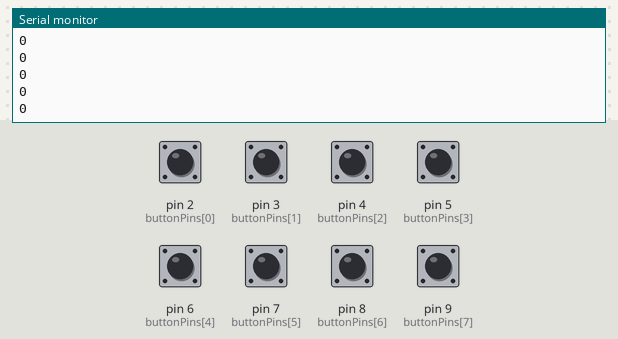
Bench run of a sketch on a simulated Arduino Uno, built with avr-gcc and run on an emulated ATmega328P. On the bench: the last lines printed to the serial monitor. Inputs (shaded band) come from the test bench; at power-on: pin 2 (buttonPins[0]), pin 3 (buttonPins[1]), pin 4 (buttonPins[2]), pin 5 (buttonPins[3]), pin 6 (buttonPins[4]), pin 7 (buttonPins[5]), pin 8 (buttonPins[6]), pin 9 (buttonPins[7]) HIGH. No radio packets arrive unless stated.

Above: at 2.2 s.
2.3 s: pin 2 (buttonPins[0]) pulled LOW for 0.15 s
At 2.49 s:
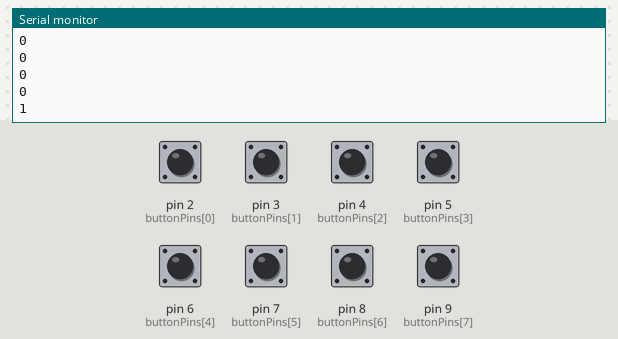
3.9 s: pin 3 (buttonPins[1]) pulled LOW for 0.15 s
At 4.14 s:
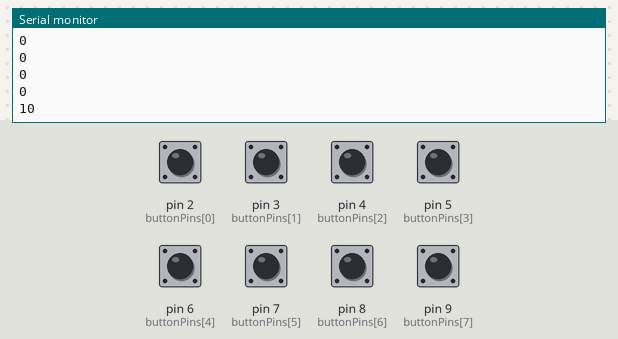
5.5 s: pin 4 (buttonPins[2]) pulled LOW for 0.15 s
At 5.58 s:
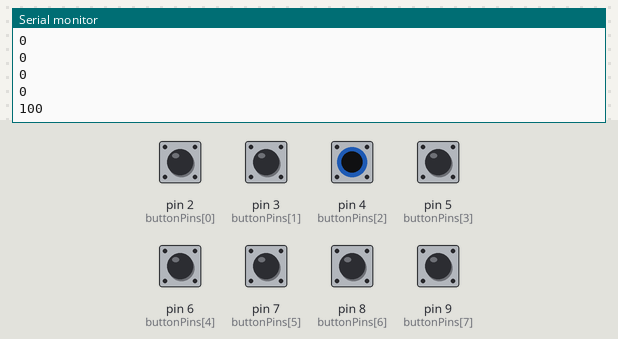
7.1 s: pin 5 (buttonPins[3]) pulled LOW for 0.15 s
At 7.23 s:
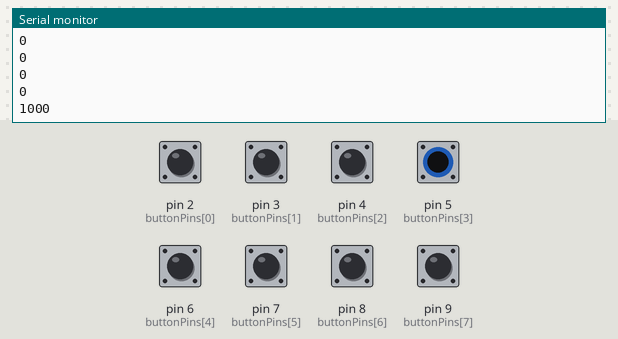
8.7 s: pin 6 (buttonPins[4]) pulled LOW for 0.15 s
At 8.88 s:
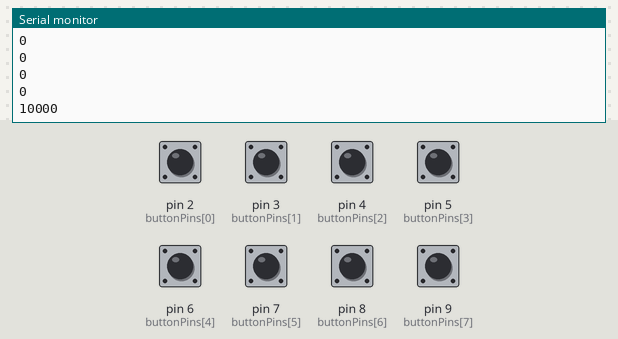
10.3 s: pin 7 (buttonPins[5]) pulled LOW for 0.15 s
At 10.53 s:
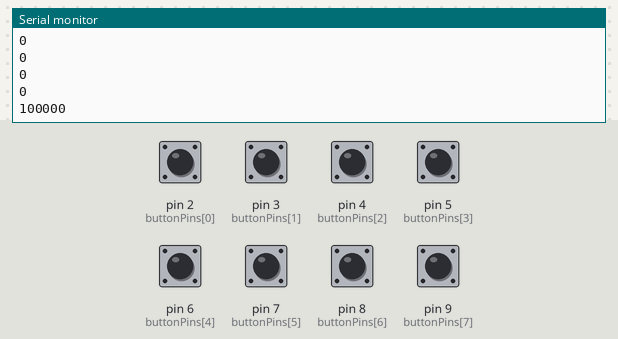
Timing chart, 0 to 12.9 s (numbered marks = the images above; inputs shaded):
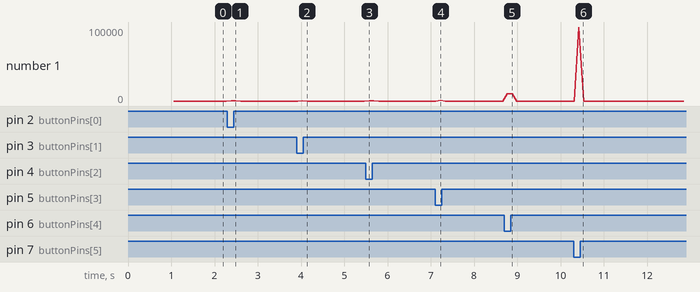

Measured:
- after the input at 2.3 s, the serial monitor: prints a new line after 0.08 s (image 1)
- after the input at 3.9 s, the serial monitor: prints a new line after 0.13 s (image 2)
- after the input at 5.5 s, the serial monitor: prints a new line after 0.08 s (image 3)
- after the input at 7.1 s, the serial monitor: prints a new line after 0.13 s (image 4)
- after the input at 8.7 s, the serial monitor: prints a new line after 0.07 s (image 5)
- after the input at 10.3 s, the serial monitor: prints a new line after 0.12 s (image 6)

The sketch:

transmitter.ino
```cpp
#include <VirtualWire.h>

#define BUTTONS     8

int buttonPins[] = {2, 3, 4, 5, 6, 7, 8, 9};

void setup() {
    delay(1000);
    Serial.begin(9600);

    for(unsigned int i = 0; i < BUTTONS; i++) {
        pinMode(buttonPins[i], INPUT_PULLUP);
    }

    vw_set_ptt_inverted(true);
    vw_setup(2000);
    Serial.println("setup");
}

void loop() {

    int message = 0;

    for(unsigned int i = 0; i < BUTTONS; i++) {
        if(digitalRead(buttonPins[i]) == LOW) {
            message |= (int)1 << i;
        }
    }

    digitalWrite(13, true);
    vw_send((uint8_t *) &message, 2);
    vw_wait_tx();
    digitalWrite(13, false);

    Serial.println(message, BIN);

    delay(50);
}
```
